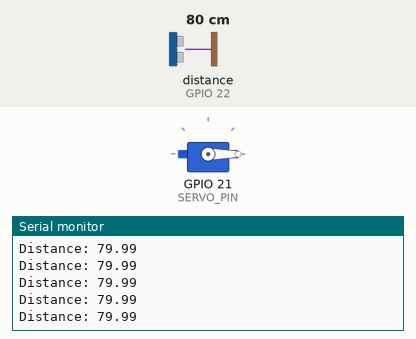
This sketch was run on a simulated ESP32. On the bench: servo, the last lines printed to the serial monitor. Wiring (inferred from the names in the program): ultrasonic range finder: trigger GPIO 23; echo GPIO 22. The inputs (shaded band) are chosen by the test bench; at power-on: distance to the obstacle (sensor on GPIO 22) 80 cm. The echo pulse lasts 58.3 µs per cm; WiFi joins after 1.5 s; servers stay silent unless stated; uploads are accepted with an empty reply.

Above: at 2.7 s.
2.8 s: distance to the obstacle (sensor on GPIO 22) set to 2 cm
At 2.81 s:
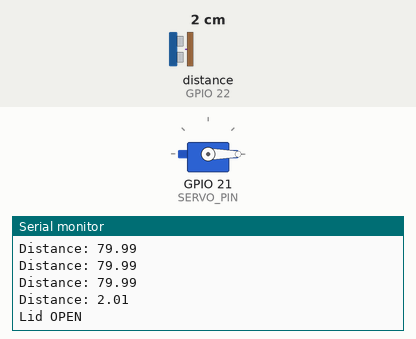
4.3 s: distance to the obstacle (sensor on GPIO 22) set to 9 cm
At 5.96 s:
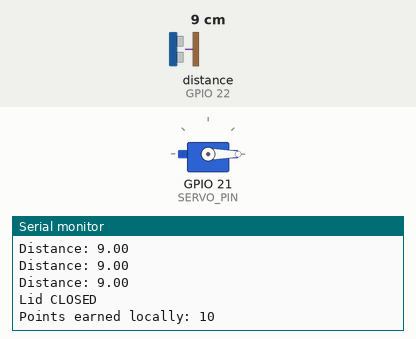
Timing chart, 0 to 7.5 s (numbered marks = the images above; inputs shaded):
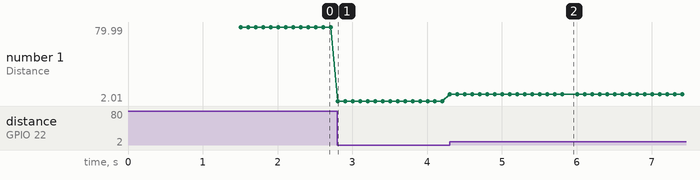

The sketch:

sketch_oct19a.ino
```cpp
#include <WiFi.h>
#include <HTTPClient.h>
#include <ESP32Servo.h>

const int TRIG_PIN = 23;
const int ECHO_PIN = 22;
const int SERVO_PIN = 21;

const float DETECT_DISTANCE = 5.0;
const unsigned long OPEN_TIME = 3000;
const unsigned long CHECK_INTERVAL = 100;

Servo lidServo;

const char* WIFI_SSID = "REDMI 15C";
const char* WIFI_PASSWORD = "slyperbuild";
const char* SUPABASE_FUNCTION_URL =
  "https://stutslxuvvqfrewcgxfn.supabase.co/functions/v1/add-points";

const char* DEVICE_TOKEN = "DG_8kP4mZ9qR2vL7xN5bT1";

bool lidOpen = false;
bool waitingForObjectToLeave = false;

unsigned long lidOpenedAt = 0;
unsigned long lastCheckAt = 0;

int pointsEarned = 0;

void sendPointsToSupabase() {
  if (WiFi.status() != WL_CONNECTED) {
    Serial.println("Wi-Fi disconnected. Points not sent.");
    return;
  }

  HTTPClient http;
  http.begin(SUPABASE_FUNCTION_URL);

  http.addHeader("Content-Type", "application/json");
  http.addHeader("x-device-token", DEVICE_TOKEN);

  int httpResponseCode = http.POST("{}");

  if (httpResponseCode >= 200 && httpResponseCode < 300) {
    Serial.println("10 points sent to Supabase!");
  } else {
    Serial.print("Failed to send points. HTTP code: ");
    Serial.println(httpResponseCode);
  }

  http.end();
}

float getDistanceCM() {
  digitalWrite(TRIG_PIN, LOW);
  delayMicroseconds(2);

  digitalWrite(TRIG_PIN, HIGH);
  delayMicroseconds(10);
  digitalWrite(TRIG_PIN, LOW);

  long duration = pulseIn(ECHO_PIN, HIGH, 30000);

  if (duration == 0) {
    return -1;
  }

  return duration * 0.0343 / 2.0;
}

void setup() {
  Serial.begin(115200);

  WiFi.begin(WIFI_SSID, WIFI_PASSWORD);
  Serial.print("Connecting to Wi-Fi");

  while (WiFi.status() != WL_CONNECTED) {
    delay(500);
    Serial.print(".");
  }

  Serial.println();
  Serial.println("Wi-Fi connected!");
  Serial.println(WiFi.localIP());

  pinMode(TRIG_PIN, OUTPUT);
  pinMode(ECHO_PIN, INPUT);

  lidServo.attach(SERVO_PIN);
  lidServo.write(0);

  Serial.println("Drain Guard System Ready");
}

void loop() {
  unsigned long now = millis();

  if (now - lastCheckAt < CHECK_INTERVAL) {
    return;
  }
  lastCheckAt = now;

  float distance = getDistanceCM();

  Serial.print("Distance: ");
  Serial.println(distance);

  // Wait until the previous object leaves
  if (waitingForObjectToLeave) {
    if (distance < 0 || distance >= DETECT_DISTANCE) {
      waitingForObjectToLeave = false;
      Serial.println("Ready for next object");
    }
    return;
  }

  // Detect a new object and open the lid
  if (!lidOpen && distance > 0 &&
      distance < DETECT_DISTANCE) {
    lidServo.write(500);
    lidOpen = true;
    lidOpenedAt = now;

    Serial.println("Lid OPEN");
  }

  // Close after 5 seconds and award 10 points
  if (lidOpen && now - lidOpenedAt >= OPEN_TIME) {
    lidServo.write(0);
    lidOpen = false;
    waitingForObjectToLeave = true;

pointsEarned += 10;

Serial.println("Lid CLOSED");
Serial.print("Points earned locally: ");
Serial.println(pointsEarned);

sendPointsToSupabase();
  }
}
```

Measured:
- after the input at 2.8 s, the serial monitor: prints a new line at once (image 1)
- after the input at 4.3 s, the serial monitor: prints a new line at once (image 2)
- plotted number 1: 79.99 → 2.01 after the input at 2.8 s, 2.01 → 9 after the input at 4.3 s
